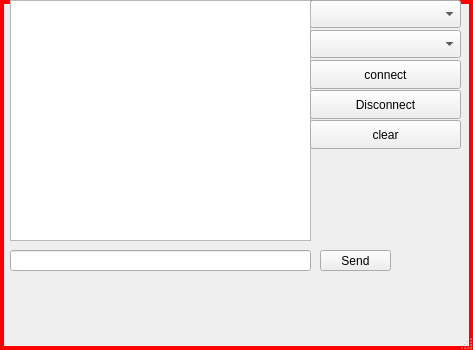
<?xml version="1.0" encoding="UTF-8"?>
<ui version="4.0">
 <class>MainWindow</class>
 <widget class="QMainWindow" name="MainWindow">
  <property name="geometry">
   <rect>
    <x>0</x>
    <y>0</y>
    <width>473</width>
    <height>350</height>
   </rect>
  </property>
  <property name="windowTitle">
   <string>MainWindow</string>
  </property>
  <property name="styleSheet">
   <string notr="true">QMainWindow {
    border: 4px solid red;
}</string>
  </property>
  <widget class="QWidget" name="centralwidget">
   <widget class="QComboBox" name="BaudRate">
    <property name="geometry">
     <rect>
      <x>310</x>
      <y>0</y>
      <width>151</width>
      <height>28</height>
     </rect>
    </property>
   </widget>
   <widget class="QTextEdit" name="Received_data">
    <property name="geometry">
     <rect>
      <x>10</x>
      <y>0</y>
      <width>301</width>
      <height>241</height>
     </rect>
    </property>
   </widget>
   <widget class="QPushButton" name="Connect">
    <property name="geometry">
     <rect>
      <x>310</x>
      <y>60</y>
      <width>151</width>
      <height>29</height>
     </rect>
    </property>
    <property name="text">
     <string>connect</string>
    </property>
   </widget>
   <widget class="QPushButton" name="Disconnect">
    <property name="geometry">
     <rect>
      <x>310</x>
      <y>90</y>
      <width>151</width>
      <height>29</height>
     </rect>
    </property>
    <property name="text">
     <string>Disconnect</string>
    </property>
   </widget>
   <widget class="QPushButton" name="Clear">
    <property name="geometry">
     <rect>
      <x>310</x>
      <y>120</y>
      <width>151</width>
      <height>29</height>
     </rect>
    </property>
    <property name="text">
     <string>clear</string>
    </property>
   </widget>
   <widget class="QComboBox" name="COM">
    <property name="geometry">
     <rect>
      <x>310</x>
      <y>30</y>
      <width>151</width>
      <height>28</height>
     </rect>
    </property>
   </widget>
   <widget class="QLineEdit" name="Send_data">
    <property name="geometry">
     <rect>
      <x>10</x>
      <y>250</y>
      <width>301</width>
      <height>21</height>
     </rect>
    </property>
   </widget>
   <widget class="QPushButton" name="Send">
    <property name="geometry">
     <rect>
      <x>320</x>
      <y>250</y>
      <width>71</width>
      <height>21</height>
     </rect>
    </property>
    <property name="text">
     <string>Send</string>
    </property>
   </widget>
  </widget>
  <widget class="QMenuBar" name="menubar">
   <property name="geometry">
    <rect>
     <x>0</x>
     <y>0</y>
     <width>473</width>
     <height>21</height>
    </rect>
   </property>
  </widget>
  <widget class="QStatusBar" name="statusbar"/>
 </widget>
 <resources/>
 <connections/>
</ui>
